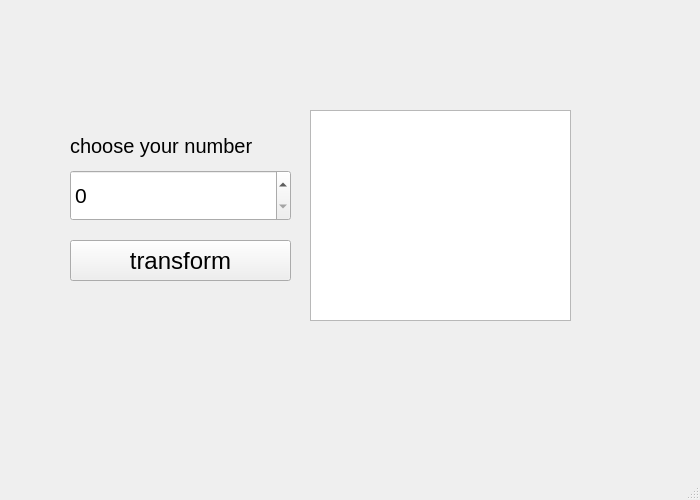
<?xml version="1.0" encoding="UTF-8"?>
<ui version="4.0">
 <class>MainWindow</class>
 <widget class="QMainWindow" name="MainWindow">
  <property name="geometry">
   <rect>
    <x>0</x>
    <y>0</y>
    <width>700</width>
    <height>500</height>
   </rect>
  </property>
  <property name="minimumSize">
   <size>
    <width>700</width>
    <height>500</height>
   </size>
  </property>
  <property name="maximumSize">
   <size>
    <width>700</width>
    <height>500</height>
   </size>
  </property>
  <property name="windowTitle">
   <string>MainWindow</string>
  </property>
  <widget class="QWidget" name="centralwidget">
   <widget class="QTextBrowser" name="textBrowser">
    <property name="geometry">
     <rect>
      <x>310</x>
      <y>110</y>
      <width>261</width>
      <height>211</height>
     </rect>
    </property>
    <property name="font">
     <font>
      <pointsize>25</pointsize>
     </font>
    </property>
    <property name="html">
     <string>&lt;!DOCTYPE HTML PUBLIC &quot;-//W3C//DTD HTML 4.0//EN&quot; &quot;http://www.w3.org/TR/REC-html40/strict.dtd&quot;&gt;
&lt;html&gt;&lt;head&gt;&lt;meta name=&quot;qrichtext&quot; content=&quot;1&quot; /&gt;&lt;meta charset=&quot;utf-8&quot; /&gt;&lt;style type=&quot;text/css&quot;&gt;
p, li { white-space: pre-wrap; }
hr { height: 1px; border-width: 0; }
li.unchecked::marker { content: &quot;\2610&quot;; }
li.checked::marker { content: &quot;\2612&quot;; }
&lt;/style&gt;&lt;/head&gt;&lt;body style=&quot; font-family:'Ubuntu'; font-size:25pt; font-weight:400; font-style:normal;&quot;&gt;
&lt;p align=&quot;center&quot; style=&quot; margin-top:0px; margin-bottom:0px; margin-left:0px; margin-right:0px; -qt-block-indent:0; text-indent:0px;&quot;&gt;&lt;span style=&quot; color:#ffffff; vertical-align:sub;&quot;&gt;HERE YOU WILL SEE THE RESULT&lt;/span&gt;&lt;/p&gt;&lt;/body&gt;&lt;/html&gt;</string>
    </property>
   </widget>
   <widget class="QPushButton" name="pushButton">
    <property name="geometry">
     <rect>
      <x>70</x>
      <y>240</y>
      <width>221</width>
      <height>41</height>
     </rect>
    </property>
    <property name="font">
     <font>
      <pointsize>18</pointsize>
     </font>
    </property>
    <property name="text">
     <string>transform</string>
    </property>
   </widget>
   <widget class="QLabel" name="label">
    <property name="geometry">
     <rect>
      <x>70</x>
      <y>120</y>
      <width>251</width>
      <height>51</height>
     </rect>
    </property>
    <property name="font">
     <font>
      <pointsize>15</pointsize>
     </font>
    </property>
    <property name="text">
     <string>choose your number</string>
    </property>
   </widget>
   <widget class="QSpinBox" name="spinBox">
    <property name="geometry">
     <rect>
      <x>70</x>
      <y>170</y>
      <width>221</width>
      <height>51</height>
     </rect>
    </property>
    <property name="font">
     <font>
      <pointsize>16</pointsize>
     </font>
    </property>
    <property name="maximum">
     <number>999999999</number>
    </property>
   </widget>
  </widget>
  <widget class="QMenuBar" name="menubar">
   <property name="geometry">
    <rect>
     <x>0</x>
     <y>0</y>
     <width>700</width>
     <height>22</height>
    </rect>
   </property>
  </widget>
  <widget class="QStatusBar" name="statusbar"/>
 </widget>
 <resources/>
 <connections/>
</ui>
